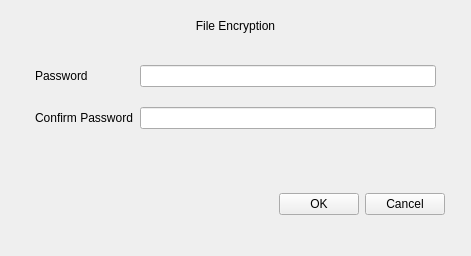
<?xml version="1.0" encoding="UTF-8"?>
<ui version="4.0">
 <class>FilePassword</class>
 <widget class="QWidget" name="FilePassword">
  <property name="geometry">
   <rect>
    <x>0</x>
    <y>0</y>
    <width>471</width>
    <height>256</height>
   </rect>
  </property>
  <property name="windowTitle">
   <string>Form</string>
  </property>
  <layout class="QVBoxLayout" name="verticalLayout">
   <property name="spacing">
    <number>0</number>
   </property>
   <item>
    <widget class="QLabel" name="label_title">
     <property name="minimumSize">
      <size>
       <width>0</width>
       <height>30</height>
      </size>
     </property>
     <property name="text">
      <string>File Encryption</string>
     </property>
     <property name="alignment">
      <set>Qt::AlignCenter</set>
     </property>
    </widget>
   </item>
   <item>
    <widget class="QWidget" name="widget_background" native="true">
     <layout class="QVBoxLayout" name="verticalLayout_2">
      <property name="leftMargin">
       <number>15</number>
      </property>
      <property name="topMargin">
       <number>15</number>
      </property>
      <property name="rightMargin">
       <number>15</number>
      </property>
      <property name="bottomMargin">
       <number>30</number>
      </property>
      <item>
       <widget class="QWidget" name="widget_1" native="true">
        <layout class="QGridLayout" name="gridLayout">
         <property name="verticalSpacing">
          <number>20</number>
         </property>
         <item row="0" column="0">
          <widget class="QLabel" name="labelPassword">
           <property name="sizePolicy">
            <sizepolicy hsizetype="Preferred" vsizetype="Preferred">
             <horstretch>1</horstretch>
             <verstretch>0</verstretch>
            </sizepolicy>
           </property>
           <property name="text">
            <string>Password</string>
           </property>
          </widget>
         </item>
         <item row="0" column="1">
          <widget class="MyLineEdit" name="lineEditPassword">
           <property name="sizePolicy">
            <sizepolicy hsizetype="Expanding" vsizetype="Fixed">
             <horstretch>3</horstretch>
             <verstretch>0</verstretch>
            </sizepolicy>
           </property>
           <property name="maxLength">
            <number>32</number>
           </property>
           <property name="echoMode">
            <enum>QLineEdit::Password</enum>
           </property>
          </widget>
         </item>
         <item row="1" column="0">
          <widget class="QLabel" name="labelConfirm">
           <property name="text">
            <string>Confirm Password</string>
           </property>
          </widget>
         </item>
         <item row="1" column="1">
          <widget class="MyLineEdit" name="lineEditConfirm">
           <property name="maxLength">
            <number>32</number>
           </property>
           <property name="echoMode">
            <enum>QLineEdit::Password</enum>
           </property>
          </widget>
         </item>
        </layout>
       </widget>
      </item>
      <item>
       <spacer name="verticalSpacer">
        <property name="orientation">
         <enum>Qt::Vertical</enum>
        </property>
        <property name="sizeHint" stdset="0">
         <size>
          <width>20</width>
          <height>59</height>
         </size>
        </property>
       </spacer>
      </item>
      <item>
       <widget class="QWidget" name="widget_2" native="true">
        <layout class="QHBoxLayout" name="horizontalLayout_2">
         <property name="leftMargin">
          <number>0</number>
         </property>
         <property name="topMargin">
          <number>0</number>
         </property>
         <property name="rightMargin">
          <number>0</number>
         </property>
         <property name="bottomMargin">
          <number>0</number>
         </property>
         <item>
          <spacer name="horizontalSpacer">
           <property name="orientation">
            <enum>Qt::Horizontal</enum>
           </property>
           <property name="sizeHint" stdset="0">
            <size>
             <width>40</width>
             <height>20</height>
            </size>
           </property>
          </spacer>
         </item>
         <item>
          <widget class="QPushButton" name="pushButtonOK">
           <property name="text">
            <string>OK</string>
           </property>
          </widget>
         </item>
         <item>
          <widget class="QPushButton" name="pushButtonCancel">
           <property name="text">
            <string>Cancel</string>
           </property>
          </widget>
         </item>
        </layout>
       </widget>
      </item>
     </layout>
    </widget>
   </item>
  </layout>
 </widget>
 <customwidgets>
  <customwidget>
   <class>MyLineEdit</class>
   <extends>QLineEdit</extends>
   <header>mylineedit.h</header>
  </customwidget>
 </customwidgets>
 <resources/>
 <connections/>
</ui>
